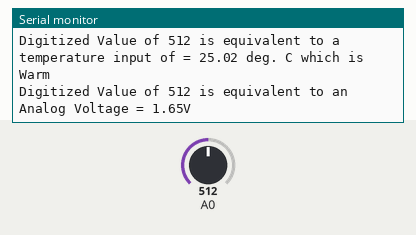
Simulated run of this program. Board: ESP8266 (Wemos D1 mini). Parts: the last lines printed to the serial monitor. The test bench sets the inputs (shaded band); at power-on: A0 = 512.

Above: at 2.8 s.
2.9 s: A0 set to 716
At 4.5 s:
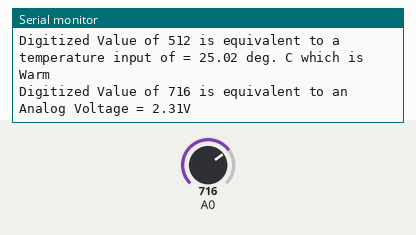
8.9 s: A0 set to 900
At 11.1 s:
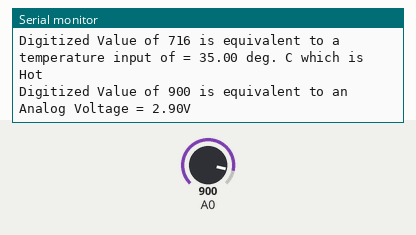
14.9 s: A0 set to 511
At 16.6 s:
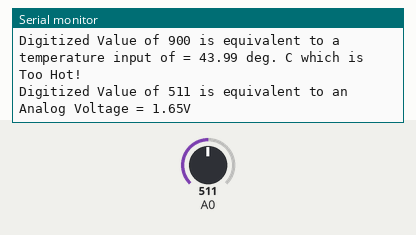
20.9 s: A0 set to 306
At 23.4 s:
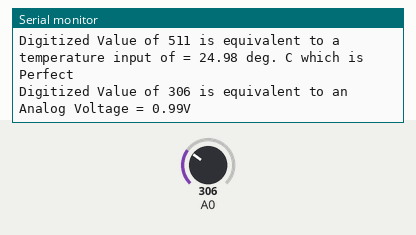
26.9 s: A0 set to 122
At 28.8 s:
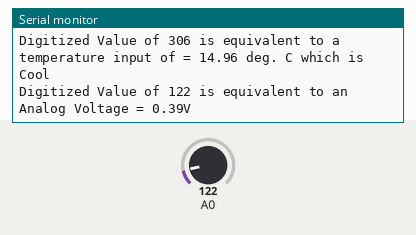
Timing chart, 0 to 30.3 s (numbered marks = the images above; inputs shaded):
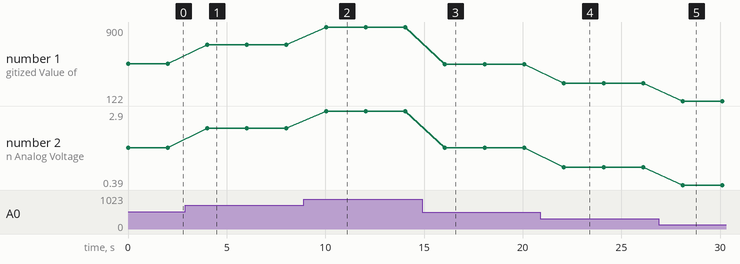

Measured:
- after the input at 2.9 s, the serial monitor: prints a new line after 1.1 s (image 1)
- after the input at 8.9 s, the serial monitor: prints a new line after 1.1 s (image 2)
- after the input at 14.9 s, the serial monitor: prints a new line after 1.2 s (image 3)
- after the input at 20.9 s, the serial monitor: prints a new line after 1.2 s (image 4)
- after the input at 26.9 s, the serial monitor: prints a new line after 1.2 s (image 5)
- plotted number 1: 512 → 716 after the input at 2.9 s, 716 → 900 after the input at 8.9 s, 900 → 511 after the input at 14.9 s, 511 → 306 after the input at 20.9 s, 306 → 122 after the input at 26.9 s
- plotted number 2: 1.65 → 2.31 after the input at 2.9 s, 2.31 → 2.9 after the input at 8.9 s, 2.9 → 1.65 after the input at 14.9 s, 1.65 → 0.99 after the input at 20.9 s, 0.99 → 0.39 after the input at 26.9 s

The program:

main.cpp
```cpp
#include <Arduino.h>

/*
    I, Wael Harba, student number 000787960, certify that what I am submitting is my own work;
    that I have not copied it from any other source. I also certify that I have not allowed my work to be copied by others.
*/

void setup()
{
  // configure the USB serial monitor
  Serial.begin(115200);
}

float convertToAnalogVoltage(int analogRead, int numberOfBits, float desiredOutputVoltage)
{
  float analogVoltage = (analogRead * desiredOutputVoltage) / numberOfBits;

  return analogVoltage;
}

float calculateTemp(float analogVoltage)
{
  float calculatedTemp = (analogVoltage * 50) / 3.3;

  return calculatedTemp;
}

String getTemperatureJudgement(float temp)
{
  if (temp < 10)
  {
    return "Cold!";
  }
  else if (temp >= 10 && temp < 15)
  {
    return "Cool";
  }
  else if (temp >= 15 && temp < 25)
  {
    return "Perfect";
  }
  else if (temp >= 25 && temp < 30)
  {
    return "Warm";
  }
  else if (temp >= 30 && temp < 35)
  {
    return "Hot";
  }
  else if (temp >= 35)
  {
    return "Too Hot!";
  }

  return "Unkown";
}

void loop()
{
  int iVal;

  // read digitized value from the D1 Mini's A/D convertor
  iVal = analogRead(A0);

  float valueInVoltage = convertToAnalogVoltage(iVal, 1023, 3.3);

  // print value to the USB port
  Serial.println("Digitized Value of " + String(iVal) + " is equivalent to an Analog Voltage = " + valueInVoltage + "V");

  // wait 2 seconds
  delay(2000);

  float temp = calculateTemp(valueInVoltage);

  // print temperature judgement
  Serial.println("Digitized Value of " + String(iVal) + " is equivalent to a temperature input of = " + temp + " deg. C which is " + getTemperatureJudgement(temp));
}
```
